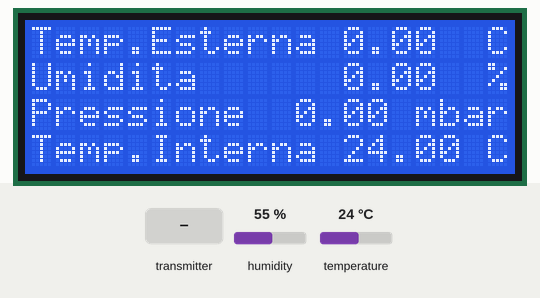
This sketch was run on a simulated ATtiny85, built with avr-gcc and run on an emulated ATtiny85. On the bench: 20×4 character LCD. Inputs (shaded band) come from the test bench; at power-on: temperature 24 °C, humidity 55 %. No radio packets arrive unless stated; what the sketch prints to the serial monitor is not drawn.

Above: at 2.3 s.
2.4 s: the transmitter starts sending payload.4 = 100
At 3.6 s:
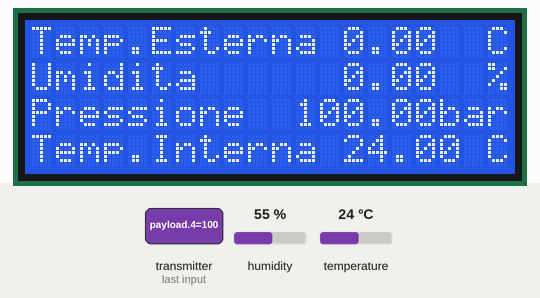
3.9 s: temperature set to 12 °C
At 4.6 s:
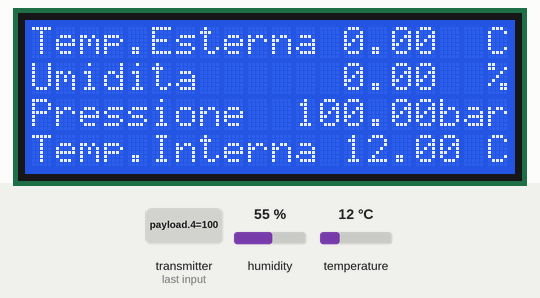
5.4 s: the transmitter starts sending payload.2 = 25
At 6.6 s:
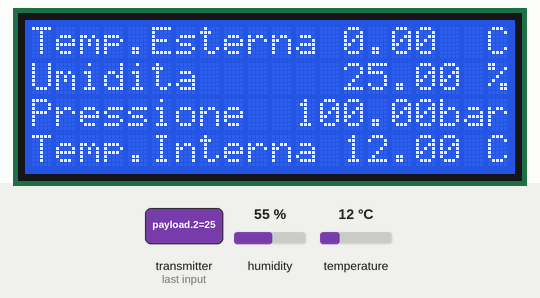
6.9 s: the transmitter starts sending payload.2 = 0
At 7.3 s:
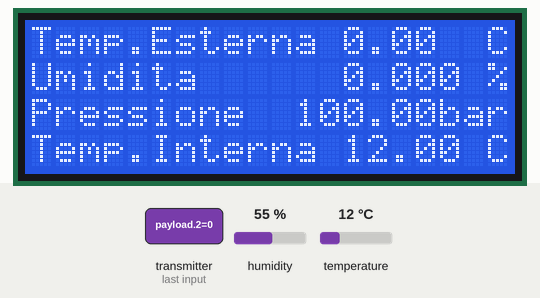
8.4 s: the transmitter starts sending payload.4 = 0
At 9.2 s:
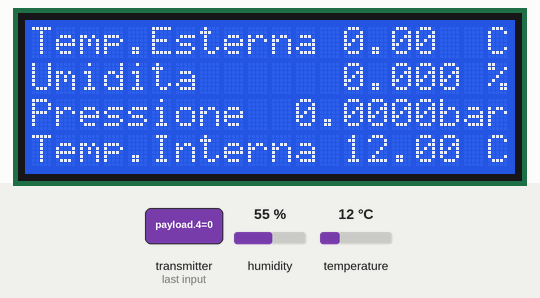
9.9 s: temperature set to 19 °C
Timing chart, 0 to 12.4 s (numbered marks = the images above; inputs shaded):
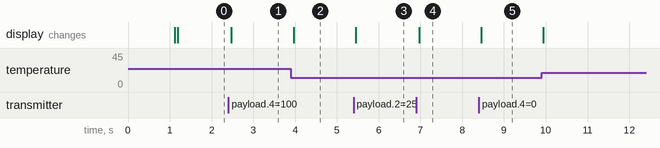

The sketch:

meteoricevnuova.ino
```cpp
/* Importa eventuali librerie esterne */
#include <stdlib.h>
#include <SPI.h>
#include <nRF24L01.h>
#include <dht.h>
#include <RF24.h>
#include <string.h>
//#include <Ethernet.h>
#include <Wire.h>
#include <LiquidCrystal_I2C.h>

/* Dichiarazioni di costanti e variabili */
#define CE_PIN 8
#define CSN_PIN 9

// Definizione di un pipe di trasmissione
LiquidCrystal_I2C lcd(0x27, 2, 1, 0, 4, 5, 6, 7, 3, POSITIVE);  // Set the LCD I2C address
const uint64_t pipe = 0xE8E8F0F0E1LL;
 char sendBuffer[256];

/* Dichiarazione dell'oggetto di tipo radio*/
RF24 radio(CE_PIN, CSN_PIN); // Create a Radio
  int counter = 0;
/* Buffer di ricezione. Uguale a quello di trasmissione*/
float payload[7];
  // Alloco le variabili char dove depositerò i valori float del payload
char stazione[6];
char vref_tx[6];
char dht11_t[8];
char dht11_h[8];
char dht22_t[8];
char dht22_h[8];
char bmp180_pres[8];
char bmp180_p0[8];
char bmp180_temp[8];
/* int leggi_DHT11(float* t, float* h) {

 dht DHT;
 const int DHT11_PIN = 5;
 int chk = 0;

 chk = DHT.read11(DHT11_PIN);
 switch (chk)
 {
 case DHTLIB_OK:
 // LEGGI I DATI
      *h = DHT.humidity;
      *t = DHT.temperature;
      break;
 case DHTLIB_ERROR_CHECKSUM:
      *h = 0.0; *t = 0.0;
      break;
 case DHTLIB_ERROR_TIMEOUT:
      *h = 0.0; *t = 0.0;
      break;
 default:
      *h = 0.0; *t = 0.0;
 break;
 }
 return(chk);
}*/


// -----------------------------------------
// INIZIALIZZAZIONE AMBIENTE
// -----------------------------------------
void setup()
{
 Serial.begin(9600);
 while (!Serial);
 delay(1000);
 Serial.println("Ricevitore Stazione Meteo v.2.6.16\n\n");
   radio.begin();
 radio.setChannel(0x60);
 radio.openReadingPipe(1,pipe);
 radio.startListening();

   lcd.begin(20, 4);
  lcd.print("Temp.Esterna");
  lcd.setCursor(19,0);
    lcd.print("C");
    lcd.setCursor(0,1);
  lcd.print("Umidita ");
  lcd.setCursor(19,1);
  lcd.print("%");
  lcd.setCursor(0,2);
  lcd.print("Pressione");
 lcd.setCursor(16,2);
  lcd.print("mbar");
 lcd.setCursor(0,3);
  lcd.print("Temp.Interna");
 lcd.setCursor(19,3);
  lcd.print("C");


}
// ==================================
// LOOP PRINCIPALE
// ==================================
 void loop()
 {

 // Controlla se ci sono dati in arrivo
 if (radio.available());
  {

 // Riceve i dati dall'NRF24L01
 radio.read(payload, sizeof(payload));

Serial.println(" - RICEZIONE AVVENUTA!");

  // Legge i valori del sensore DHT11 locale
 float dht11_temp;
 float dht11_humi;
 leggi_DHT11(&dht11_temp,&dht11_humi);
  // Legge il valore del voltaggio di alimentazione locale
 //float vref_local;
 //vref_local = readVcc();


 dtostrf(payload[0],4,0,stazione);
 dtostrf(dht11_temp,4,2,dht11_t);
 dtostrf(dht11_humi,4,2,dht11_h);
 dtostrf(payload[1],4,2,dht22_t);
 dtostrf(payload[2],4,2,dht22_h);
 dtostrf(payload[3],4,2,vref_tx);
 //dtostrf(payload[4],4,2,lux);
 dtostrf(payload[4],4,2,bmp180_pres);
 dtostrf(payload[5],4,2,bmp180_p0);
 dtostrf(payload[6],4,2,bmp180_temp);
 sprintf(sendBuffer,"|%s|%s|%s|%s|%s|%s|%s|%s|%s|",stazione,dht11_t,dht11_h,dht22_t,dht22_h,vref_tx,bmp180_pres,bmp180_p0,bmp180_temp);
   if (*vref_tx < 3) {
   lcd.begin(20, 4);
   lcd.print("ATTENZIONE");
   lcd.setCursor(0,1);
   lcd.print("Alimentazione");
   lcd.setCursor(0,2);
   lcd.print("TRASMETTITORE");
   lcd.setCursor(0,3);
   lcd.print(vref_tx);
   lcd.setCursor(5,3);
   lcd.print("Volt.");
   delay(4000);
  } else {

  }

 lcd.setCursor(13,0);
   lcd.print(bmp180_temp);
   lcd.setCursor(13,1);
   lcd.print(dht22_h);
   lcd.setCursor(11,2);
   lcd.print(bmp180_pres);
   lcd.setCursor(13,3);
   lcd.print(dht11_t);


   // Serial.print("\tBuffer = ");
   // Serial.println(sendBuffer);


}
 }
// --------------------------------------------
// LETTURA TEMP E UMID DAL SENSORE DHT11
// I DUE PARAMETRI T ED H SONO DI USCITA
// E RESTITUISCONO I DUE VALORI
// --------------------------------------------
int leggi_DHT11(float* t, float* h) {

 dht DHT;
 const int DHT11_PIN = 5;
 int chk = 0;

 chk = DHT.read11(DHT11_PIN);
 switch (chk)
 {
 case DHTLIB_OK:
 // LEGGI I DATI
      *h = DHT.humidity;
      *t = DHT.temperature;
      break;
 case DHTLIB_ERROR_CHECKSUM:
      *h = 0.0; *t = 0.0;
      break;
 case DHTLIB_ERROR_TIMEOUT:
      *h = 0.0; *t = 0.0;
      break;
 default:
      *h = 0.0; *t = 0.0;
 break;
 }
 return(chk);
}

//
// Legge il voltaggio di alimentazione della scheda Arduino
// Ritorna il valore in volts
//
float readVcc() {
 // Read 1.1V reference against AVcc
 // set the reference to Vcc and the measurement to the internal 1.1V reference
 #if defined(__AVR_ATmega32U4__) || defined(__AVR_ATmega1280__) || defined(__AVR_ATmega2560__)
 ADMUX = _BV(REFS0) | _BV(MUX4) | _BV(MUX3) | _BV(MUX2) | _BV(MUX1);
 #elif defined (__AVR_ATtiny24__) || defined(__AVR_ATtiny44__) || defined(__AVR_ATtiny84__)
 ADMUX = _BV(MUX5) | _BV(MUX0);
 #elif defined (__AVR_ATtiny25__) || defined(__AVR_ATtiny45__) || defined(__AVR_ATtiny85__)
 ADMUX = _BV(MUX3) | _BV(MUX2);
 #else
 ADMUX = _BV(REFS0) | _BV(MUX3) | _BV(MUX2) | _BV(MUX1);
 #endif

delay(2); // Wait for Vref to settle
 ADCSRA |= _BV(ADSC); // Start conversion
 while (bit_is_set(ADCSRA,ADSC)); // measuring

uint8_t low = ADCL; // must read ADCL first - it then locks ADCH
 uint8_t high = ADCH; // unlocks both

long result = (high<<8) | low;

result = 1125300L / result; // Calculate Vcc (in mV); 1125300 = 1.1*1023*1000
 return result / 1000.0; // Vcc in volts
}

//
// Memory checker (Memoria libera per variabili locali)
//
int get_free_memory() {
 extern char __bss_end; extern char *__brkval;
 int free_memory;

 if ((int)__brkval == 0)
 free_memory = ((int)&free_memory) - ((int)&__bss_end);
 else
 free_memory = ((int)&free_memory) - ((int)__brkval);
 return free_memory;
}
```

Measured:
- after the input at 2.4 s, the display: changes after 0.07 s (image 1)
- after the input at 3.9 s, the display: changes after 0.06 s (image 2)
- after the input at 5.4 s, the display: changes after 0.05 s (image 3)
- after the input at 6.9 s, the display: changes after 0.07 s (image 4)
- after the input at 8.4 s, the display: changes after 0.06 s (image 5)
